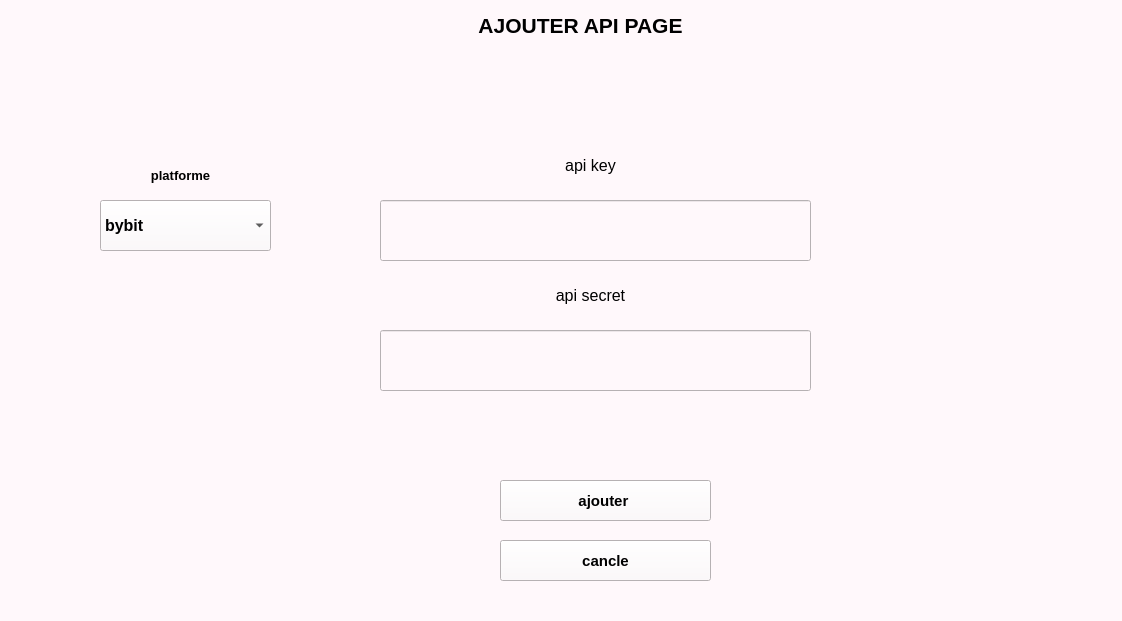
<?xml version="1.0" encoding="UTF-8"?>
<ui version="4.0">
 <class>Form</class>
 <widget class="QWidget" name="Form">
  <property name="geometry">
   <rect>
    <x>0</x>
    <y>0</y>
    <width>1122</width>
    <height>621</height>
   </rect>
  </property>
  <property name="windowTitle">
   <string>Form</string>
  </property>
  <property name="styleSheet">
   <string notr="true">background-color: rgb(255, 248, 251);</string>
  </property>
  <widget class="QLabel" name="label">
   <property name="geometry">
    <rect>
     <x>430</x>
     <y>0</y>
     <width>301</width>
     <height>51</height>
    </rect>
   </property>
   <property name="font">
    <font>
     <pointsize>16</pointsize>
     <weight>75</weight>
     <bold>true</bold>
    </font>
   </property>
   <property name="text">
    <string>AJOUTER API PAGE</string>
   </property>
   <property name="alignment">
    <set>Qt::AlignCenter</set>
   </property>
  </widget>
  <widget class="QLineEdit" name="key">
   <property name="geometry">
    <rect>
     <x>380</x>
     <y>200</y>
     <width>431</width>
     <height>61</height>
    </rect>
   </property>
   <property name="font">
    <font>
     <pointsize>12</pointsize>
     <weight>75</weight>
     <bold>true</bold>
    </font>
   </property>
   <property name="styleSheet">
    <string notr="true"/>
   </property>
   <property name="placeholderText">
    <string/>
   </property>
  </widget>
  <widget class="QLineEdit" name="secret">
   <property name="geometry">
    <rect>
     <x>380</x>
     <y>330</y>
     <width>431</width>
     <height>61</height>
    </rect>
   </property>
   <property name="font">
    <font>
     <pointsize>12</pointsize>
     <weight>75</weight>
     <bold>true</bold>
    </font>
   </property>
  </widget>
  <widget class="QLabel" name="label_2">
   <property name="geometry">
    <rect>
     <x>440</x>
     <y>140</y>
     <width>301</width>
     <height>51</height>
    </rect>
   </property>
   <property name="font">
    <font>
     <pointsize>12</pointsize>
     <weight>50</weight>
     <bold>false</bold>
    </font>
   </property>
   <property name="text">
    <string>api key</string>
   </property>
   <property name="alignment">
    <set>Qt::AlignCenter</set>
   </property>
  </widget>
  <widget class="QLabel" name="label_3">
   <property name="geometry">
    <rect>
     <x>440</x>
     <y>270</y>
     <width>301</width>
     <height>51</height>
    </rect>
   </property>
   <property name="font">
    <font>
     <pointsize>12</pointsize>
     <weight>50</weight>
     <bold>false</bold>
    </font>
   </property>
   <property name="text">
    <string>api secret</string>
   </property>
   <property name="alignment">
    <set>Qt::AlignCenter</set>
   </property>
  </widget>
  <widget class="QPushButton" name="ajouter">
   <property name="geometry">
    <rect>
     <x>500</x>
     <y>480</y>
     <width>211</width>
     <height>41</height>
    </rect>
   </property>
   <property name="font">
    <font>
     <pointsize>11</pointsize>
     <weight>75</weight>
     <bold>true</bold>
    </font>
   </property>
   <property name="text">
    <string>ajouter </string>
   </property>
  </widget>
  <widget class="QComboBox" name="platformes">
   <property name="geometry">
    <rect>
     <x>100</x>
     <y>200</y>
     <width>171</width>
     <height>51</height>
    </rect>
   </property>
   <property name="font">
    <font>
     <pointsize>12</pointsize>
     <weight>75</weight>
     <bold>true</bold>
    </font>
   </property>
   <property name="styleSheet">
    <string notr="true"/>
   </property>
   <item>
    <property name="text">
     <string>bybit</string>
    </property>
   </item>
   <item>
    <property name="text">
     <string>kucoin</string>
    </property>
   </item>
   <item>
    <property name="text">
     <string>binance</string>
    </property>
   </item>
   <item>
    <property name="text">
     <string>bittrex</string>
    </property>
   </item>
  </widget>
  <widget class="QLabel" name="label_4">
   <property name="geometry">
    <rect>
     <x>120</x>
     <y>160</y>
     <width>121</width>
     <height>31</height>
    </rect>
   </property>
   <property name="font">
    <font>
     <pointsize>10</pointsize>
     <weight>75</weight>
     <bold>true</bold>
    </font>
   </property>
   <property name="text">
    <string>platforme</string>
   </property>
   <property name="alignment">
    <set>Qt::AlignCenter</set>
   </property>
  </widget>
  <widget class="QLabel" name="message">
   <property name="geometry">
    <rect>
     <x>10</x>
     <y>70</y>
     <width>1091</width>
     <height>41</height>
    </rect>
   </property>
   <property name="font">
    <font>
     <pointsize>9</pointsize>
     <weight>75</weight>
     <bold>true</bold>
    </font>
   </property>
   <property name="styleSheet">
    <string notr="true">color: rgb(255, 51, 10);</string>
   </property>
   <property name="text">
    <string/>
   </property>
  </widget>
  <widget class="QPushButton" name="cancle">
   <property name="geometry">
    <rect>
     <x>500</x>
     <y>540</y>
     <width>211</width>
     <height>41</height>
    </rect>
   </property>
   <property name="font">
    <font>
     <pointsize>11</pointsize>
     <weight>75</weight>
     <bold>true</bold>
    </font>
   </property>
   <property name="text">
    <string>cancle</string>
   </property>
  </widget>
 </widget>
 <resources/>
 <connections/>
</ui>
